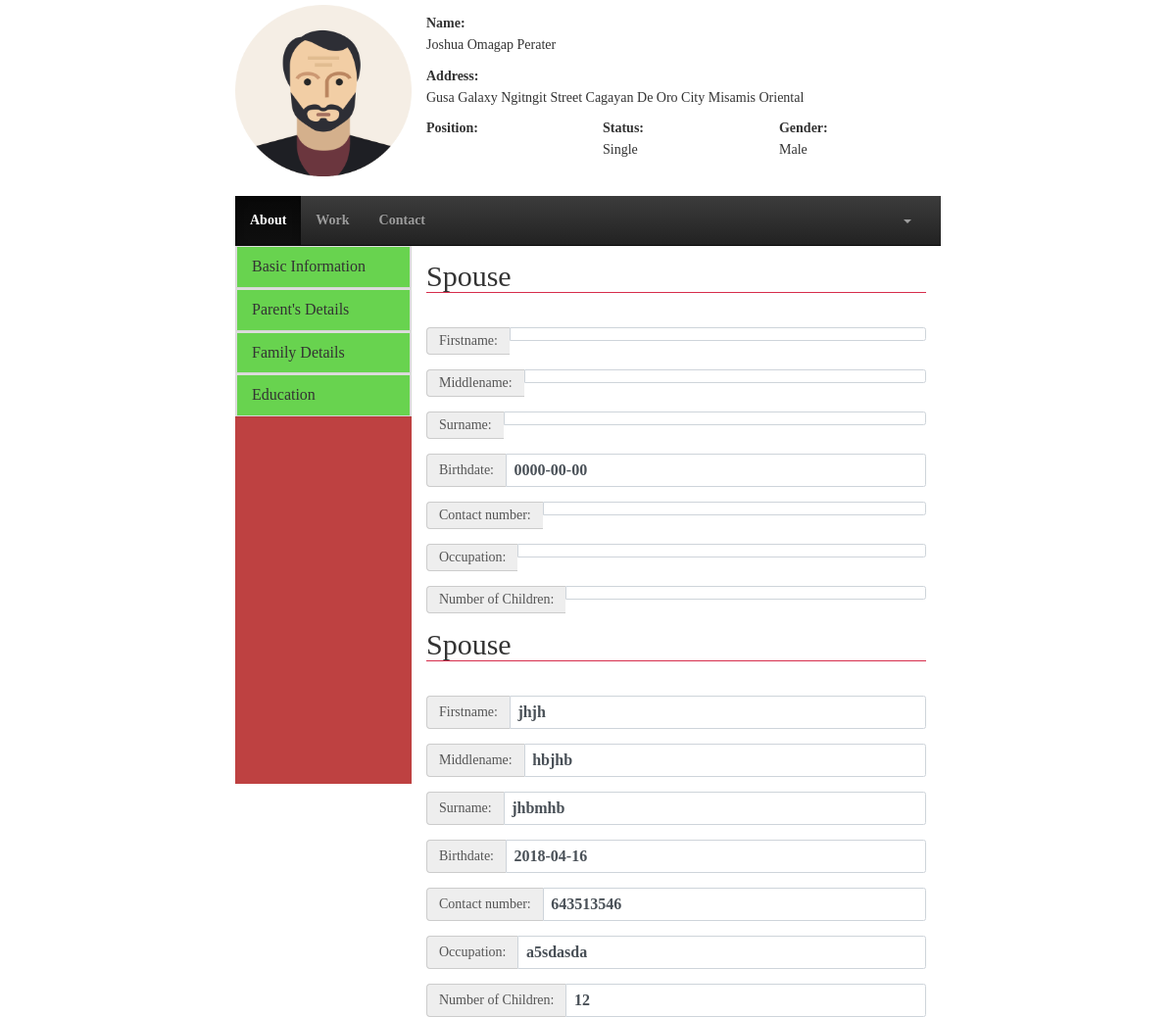
The page /user/about_spouse.php?id=3 (signed in) on the database its author committed.
### tables this page shows
CREATE TABLE `current_address` (
  `staff_id` bigint(20) DEFAULT NULL,
  `addOne` varchar(50) DEFAULT NULL,
  `addTwo` varchar(50) DEFAULT NULL,
  `addTre` varchar(50) DEFAULT NULL,
  `state` varchar(50) NOT NULL,
  `city` varchar(50) NOT NULL,
  `country` varchar(50) NOT NULL,
  `postCode` int(11) NOT NULL
);

CREATE TABLE `staff` (
  `staff_id` bigint(20) NOT NULL,
  `fname` varchar(50) NOT NULL,
  `mname` varchar(50) DEFAULT NULL,
  `lname` varchar(50) NOT NULL,
  `birthdate` date NOT NULL,
  `cellnum` varchar(50) NOT NULL,
  `telnum` varchar(50) DEFAULT NULL,
  `email` varchar(50) NOT NULL,
  `status` varchar(50) NOT NULL,
  `gender` varchar(50) NOT NULL,
  `type` varchar(50) NOT NULL,
  `department` varchar(50) NOT NULL,
  `password` varchar(50) NOT NULL
);

CREATE TABLE `family_details` (
  `staff_id` bigint(20) DEFAULT NULL,
  `fathers_fname` varchar(50) DEFAULT NULL,
  `fathers_mname` varchar(50) NOT NULL,
  `fathers_lname` varchar(50) NOT NULL,
  `mothers_fname` varchar(50) DEFAULT NULL,
  `mothers_mname` varchar(50) NOT NULL,
  `mothers_lname` varchar(50) NOT NULL,
  `fathers_birthdate` date DEFAULT NULL,
  `mothers_birthdate` date DEFAULT NULL,
  `fathers_occupation` varchar(50) NOT NULL,
  `mothers_occupation` varchar(50) NOT NULL,
  `fathers_contnum` varchar(50) NOT NULL,
  `mothers_contnum` varchar(50) NOT NULL,
  `status` varchar(50) NOT NULL,
  `siblings` int(11) DEFAULT NULL,
  `spouse_fname` varchar(50) DEFAULT NULL,
  `spouse_mname` varchar(50) NOT NULL,
  `spouse_lname` varchar(50) NOT NULL,
  `spouse_birthdate` date NOT NULL,
  `spouse_contnum` varchar(50) NOT NULL,
  `spouse_occupation` varchar(50) NOT NULL,
  `numOfChildren` int(11) DEFAULT NULL
);

### user/about_spouse.php (the view, shortened to what this page needs)
<!DOCTYPE html>
<html lang="en">
	<head>
		<link rel="stylesheet" href="css/bootstrap.css">
		<link rel="stylesheet" href="css/stylesheet.css">
		<link rel="stylesheet" href="css/bootstrap-theme.css">
	</head>
	<body>
		<div class="row-3">
			<div class="container-sides">
				<div class="col-12">
					<?php
						$space = " ";
						$id = $_GET['id'];
						include_once("action/session.php");
						$query = "SELECT staff.staff_id, staff.fname, staff.mname, staff.lname, staff.status, staff.gender, staff.type, staff.department, staff.password, current_address.staff_id, current_address.addOne, current_address.addTwo, current_address.addTre, current_address.state, current_address.city FROM staff INNER JOIN current_address ON staff.staff_id = current_address.staff_id WHERE staff.staff_id = '$id'";
						$result = mysqli_query($connect,$query);
						if(mysqli_num_rows($result) > 0){
							while($row = mysqli_fetch_assoc($result)):
					?>
								<form action="">
									<div class="col-3 text-center">
										<img src="img/avatar.png" alt="" style="width:180px;height: 180px;padding-top: 5px; ">
									</div>
									<div class="col-9">
										<div class="row-4">
											<div class="container">
												<label>Name:</label>
												<h5><?php echo $row['fname'].$space.$row['mname'].$space.$row['lname'] ?></h5>
											</div>
										</div>
										<div class="row-4">
											<div class="container">
												<label>Address:</label>
												<h5><?php echo $row['addOne'].$space.$row['addTwo'].$space.$row['addTre'].$space.$row['city'].$space.$row['state'] ?></h5>
											</div>
										</div>
										<div class="row-4">
											<div class="col-4 container">
												<label>Position:</label>
											</div>
											<div class="col-4 container">
												<label>Status:</label>
												<h5><?php echo $row['status'] ?></h5>
											</div>
											<div class="col-4 container">
												<label>Gender:</label>
												<h5><?php echo $row['gender'] ?></h5>
											</div>
										</div>
									</div>
								</form>
					<?php endwhile;} ?>
				</div>
			</div>
		</div>
		<div class="row-9">
			<div class="container-sides">
				<div class="col-12">
					<div class="row-1">
						<div class="">
							<nav class="navbar navbar-inverse navbar-static-top">
								<div class="collapse navbar-collapse navHeaderCollapse">
									<ul class="nav navbar-nav navbar-left">
										<li class="active"><a href="about_me.php<?php echo '?id='.$id.''?>">About</a></li>
										<li><a href="work_details.php<?php echo '?id='.$id.''?>">Work</a></li>
										<li><a href="contact_person.php<?php echo '?id='.$id.''?>">Contact</a></li>
									</ul>
									<ul class="nav navbar-nav navbar-right" style="margin-right: 15px;">
										<li>
											<a href="" class="dropdown-toggle" data-toggle="dropdown"><b class="caret"></b></a>
										</li>
									</ul>
								</div>
							</nav>
						</div>
					</div>
					<div class="row-11">
						<div class="col-3" style="background-color: #be4141;">
							<div class="panel-group">
								<div class="panel panel-default">
									<div class="panel panel-heading">
										<h4 class="panel-title"><a href="#collapse1" data-toggle="collapse">Basic Information</a></h4>
									</div>
								</div>
							</div>
							<div class="panel-group">
								<div class="panel panel-default">
									<div class="panel panel-heading">
										<h4 class="panel-title"><a href="#collapse2" data-toggle="collapse">Parent's Details</a></h4>
									</div>
								</div>
							</div>
							<div class="panel-group">
								<div class="panel panel-default">
									<div class="panel panel-heading">
										<h4 class="panel-title"><a href="#collapse3" data-toggle="collapse">Family Details</a></h4>
									</div>
								</div>
							</div>
							<div class="panel-group">
								<div class="panel panel-default">
									<div class="panel panel-heading">
										<h4 class="panel-title"><a href="#collapse4" data-toggle="collapse">Education</a></h4>
									</div>
								</div>
							</div>
						</div>
						<div class="col-9">
							<div class="row-12">
								<?php
									$id = $_GET['id'];
									include_once("action/session.php");
									$query = "SELECT * FROM family_details WHERE staff_id = '$id'";
									$result = mysqli_query($connect,$query);
									if(mysqli_num_rows($result) > 0){
										while($row = mysqli_fetch_assoc($result)):
								?>
									<form action="">
										<div class="container form-group">
											<legend><h2>Spouse</h2></legend>
										</div>
										<div class="container form-group form-horizontal">
											<div class="inputGroupContainer">
												<div class="input-group">
													<span class="input-group-addon">Firstname:</span>
													<span class='form-control'><?php echo $row['spouse_fname'] ?></span>
												</div>
											</div>
										</div>
										<div class="container form-group form-horizontal">
											<div class="inputGroupContainer">
												<div class="input-group">
													<span class="input-group-addon">Middlename:</span>
													<span class='form-control'><?php echo $row['spouse_mname'] ?></span>
												</div>
											</div>
										</div>
										<div class="container form-group form-horizontal">
											<div class="inputGroupContainer">
												<div class="input-group">
													<span class="input-group-addon">Surname:</span>
													<span class='form-control'><?php echo $row['spouse_lname'] ?></span>
												</div>
											</div>
										</div>
										<div class="container form-group form-horizontal">
											<div class="inputGroupContainer">
												<div class="input-group">
													<span class="input-group-addon">Birthdate:</span>
													<span class='form-control'><?php echo $row['spouse_birthdate'] ?></span>
												</div>
											</div>
										</div>
										<div class="container form-group form-horizontal">
											<div class="inputGroupContainer">
												<div class="input-group">
													<span class="input-group-addon">Contact number:</span>
													<span class='form-control'><?php echo $row['spouse_contnum'] ?></span>
												</div>
											</div>
										</div>
										<div class="container form-group form-horizontal">
											<div class="inputGroupContainer">
												<div class="input-group">
													<span class="input-group-addon">Occupation:</span>
													<span class='form-control'><?php echo $row['spouse_occupation'] ?></span>
												</div>
											</div>
										</div>
										<div class="container form-group form-horizontal">
											<div class="inputGroupContainer">
												<div class="input-group">
													<span class="input-group-addon">Number of Children:</span>
													<span class='form-control'><?php echo $row['numOfChildren'] ?></span>
												</div>
											</div>
										</div>
									</form>
								<?php endwhile;} ?>
							</div>
						</div>
					</div>
				</div>
			</div>
		</div>
	</body>
</html>

### user/css/stylesheet.css (style rules this page uses)
.col-3 { width: 25%;height: 100%; }
.col-4 { width: 33.3333%;height: 100%; }
.col-9 { width: 75%;height: 100%; }
.col-12 { width: 100%;height: 100%; }
.row-1 { height: 8.3333%;width: 100%; }
.row-3 { height: 25%;width: 100%; }
.row-4 { height: 33.3333%;width: 100%; }
.row-9 { height: 75%;width: 100%; }
.row-11 { height: 91.6666%;width: 100%; }
.row-12 { height: 100%;width: 100%; }
.row-1, .row-2, .row-3, .row-4, .row-5, .row-6, .row-7, .row-8, .row-9, .row-10, .row-11, .row-12 { position: relative; float: left; }
.col-1, .col-2, .col-3, .col-4, .col-5, .col-6, .col-7, .col-8, .col-9, .col-10, .col-11, .col-12 { position: relative; float: left; }
html,body { height: 100% !important; width: 100% !important; font-family: masaya; font-weight: bold; }
.container-sides { width: 60%; height: 100%; margin-right: auto; margin-left: auto; }
* { padding: 0; margin: 0; text-decoration: none; list-style: none; line-height: 1.3; }
h1,h2,h3,h4,h5,h6 { padding: 0 !important; margin: 0 !important; }
a { color: inherit; text-decoration: none; list-style-type: none; }
label { display: inline-block; margin-bottom: .5rem; }
.text-center { text-align: center; }

### rows shown on the page
current_address: staff_id.fname "Joshua", staff_id.mname "Omagap", staff_id.lname "Perater", addOne "Gusa", addTwo "Galaxy", addTre "Ngitngit Street", city "Cagayan De Oro City", state "Misamis Oriental", staff_id.status "Single", staff_id.gender "Male"
family_details: spouse_birthdate "0000-00-00"
family_details: spouse_fname "jhjh", spouse_mname "hbjhb", spouse_lname "jhbmhb", spouse_birthdate "2018-04-16", spouse_contnum "643513546", spouse_occupation "a5sdasda", numOfChildren "12"
